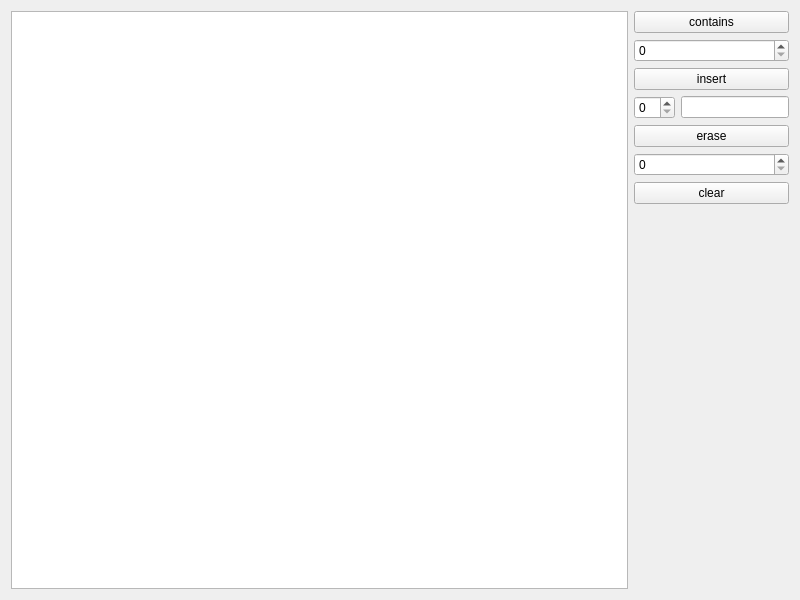
<?xml version="1.0" encoding="UTF-8"?>
<ui version="4.0">
 <class>Widget</class>
 <widget class="QWidget" name="Widget">
  <property name="geometry">
   <rect>
    <x>0</x>
    <y>0</y>
    <width>800</width>
    <height>600</height>
   </rect>
  </property>
  <property name="windowTitle">
   <string>Widget</string>
  </property>
  <layout class="QVBoxLayout" name="verticalLayout_3">
   <item>
    <layout class="QGridLayout" name="gridLayout_2">
     <item row="0" column="0">
      <widget class="QListWidget" name="listWidget"/>
     </item>
     <item row="0" column="1">
      <layout class="QVBoxLayout" name="verticalLayout_2">
       <item>
        <layout class="QVBoxLayout" name="verticalLayout">
         <item>
          <widget class="QPushButton" name="pushButton">
           <property name="text">
            <string>contains</string>
           </property>
          </widget>
         </item>
         <item>
          <widget class="QSpinBox" name="spinBox"/>
         </item>
         <item>
          <layout class="QGridLayout" name="gridLayout">
           <item row="0" column="0" colspan="2">
            <widget class="QPushButton" name="pushButton_2">
             <property name="text">
              <string>insert</string>
             </property>
            </widget>
           </item>
           <item row="1" column="0">
            <widget class="QSpinBox" name="spinBox_2"/>
           </item>
           <item row="1" column="1">
            <widget class="QLineEdit" name="lineEdit">
             <property name="sizePolicy">
              <sizepolicy hsizetype="Fixed" vsizetype="Fixed">
               <horstretch>0</horstretch>
               <verstretch>0</verstretch>
              </sizepolicy>
             </property>
            </widget>
           </item>
          </layout>
         </item>
         <item>
          <widget class="QPushButton" name="pushButton_3">
           <property name="text">
            <string>erase</string>
           </property>
          </widget>
         </item>
         <item>
          <widget class="QSpinBox" name="spinBox_3"/>
         </item>
         <item>
          <widget class="QPushButton" name="pushButton_4">
           <property name="text">
            <string>clear</string>
           </property>
          </widget>
         </item>
        </layout>
       </item>
       <item>
        <spacer name="verticalSpacer">
         <property name="orientation">
          <enum>Qt::Vertical</enum>
         </property>
         <property name="sizeHint" stdset="0">
          <size>
           <width>20</width>
           <height>40</height>
          </size>
         </property>
        </spacer>
       </item>
      </layout>
     </item>
    </layout>
   </item>
  </layout>
 </widget>
 <resources/>
 <connections/>
</ui>
